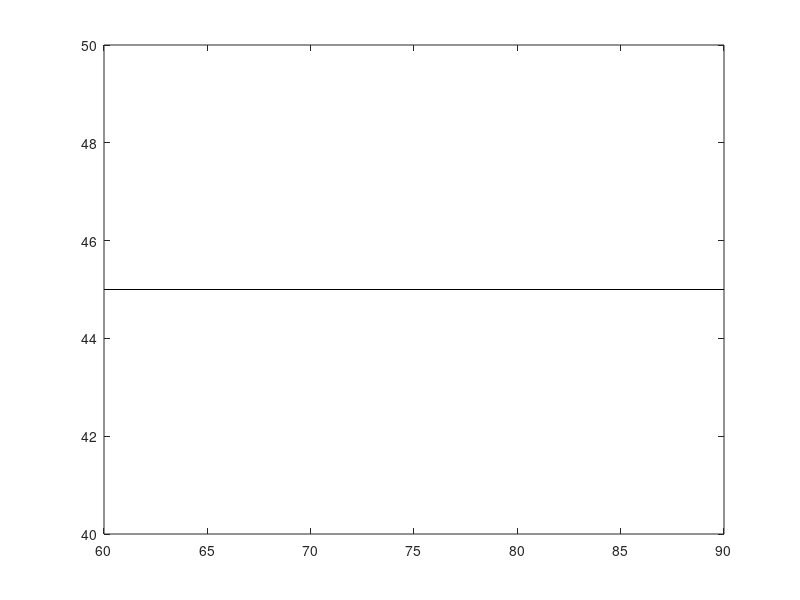

This chart was generated by the following MATLAB code:
function draw_road_borders()
plot([55 55],[0 30],'k');
plot([35 35],[0 30],'k');

plot([55 55],[60 90],'k');
plot([35 35],[60 90],'k');

plot([0 30],[35 35],'k');
plot([0 30],[55 55],'k');

plot([60 90],[35 35],'k');
plot([60 90],[55 55],'k');

plot([30 35],[55 60],'k');
plot([30 35],[35 30],'k');
plot([55 60],[30 35],'k');
plot([55 60],[60 55],'k');

plot([45 45],[0 30],'k');
plot([45 45],[60 90],'k');

plot([0 30],[45 45],'k');
plot([60 90],[45 45],'k');
end